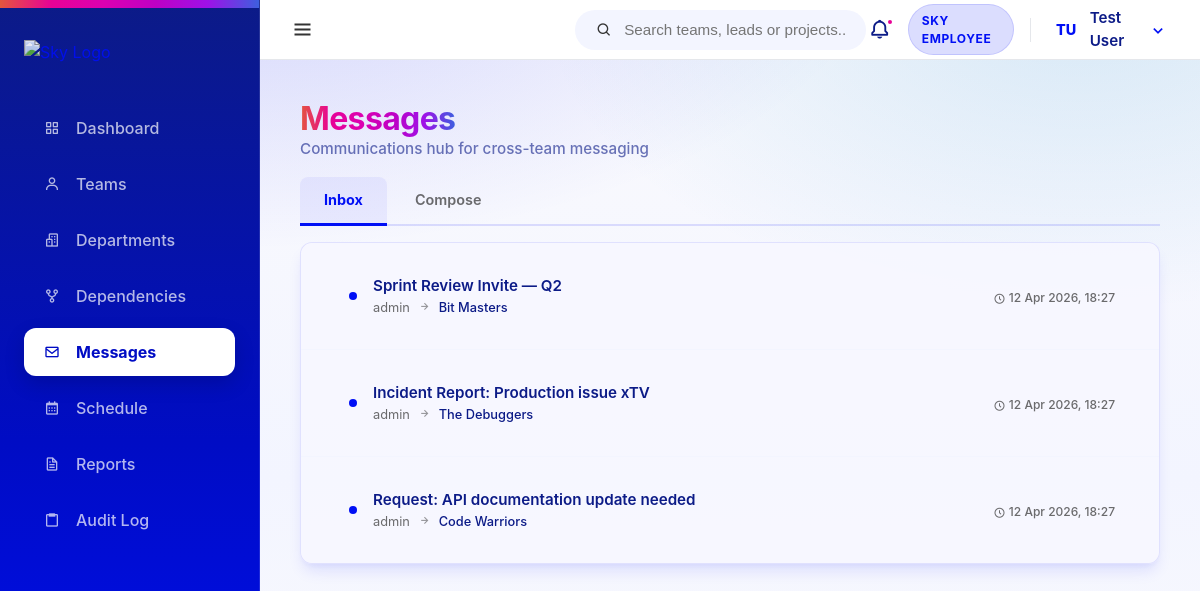
Before: /messages/ (signed in) with the older database file.
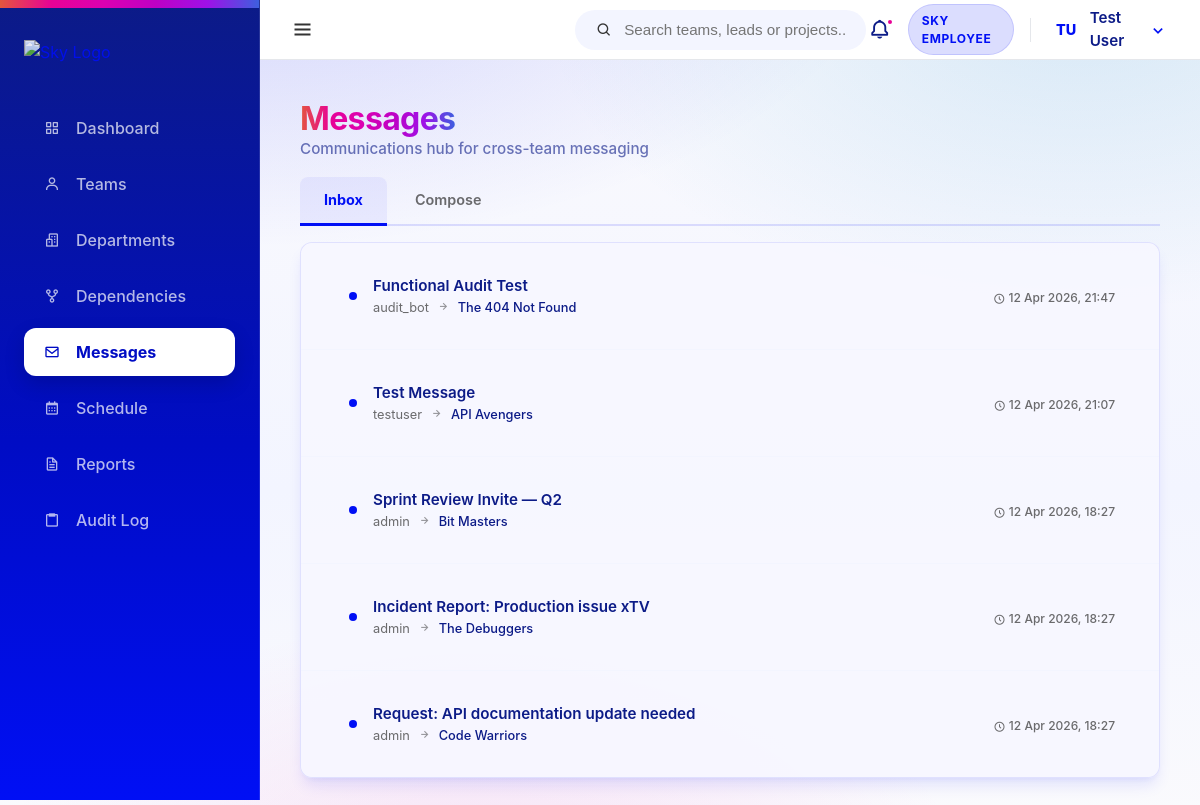
After: the same page with the newer database file.
### core/models.py (models this page shows, shortened)
class Message(models.Model):
    message_id = models.AutoField(primary_key=True)
    sender_user = models.ForeignKey(User, on_delete=models.CASCADE, related_name='sent_messages')
    team = models.ForeignKey(Team, on_delete=models.CASCADE, related_name='received_messages')
    message_subject = models.CharField(max_length=255)
    message_body = models.TextField()
    STATUS_CHOICES = [
        ('draft', 'Draft'),
        ('sent', 'Sent'),
    ]
    message_status = models.CharField(max_length=10, choices=STATUS_CHOICES)
    message_sent_at = models.DateTimeField(null=True, blank=True)

class User(AbstractUser):
    class Meta:
        verbose_name = 'User'
        verbose_name_plural = 'Users'

class Team(models.Model):
    team_id = models.AutoField(primary_key=True)
    department = models.ForeignKey(Department, on_delete=models.CASCADE, related_name='teams')
    team_name = models.CharField(max_length=100)
    mission = models.TextField(blank=True) # High-Fi Requirement
    lead_email = models.EmailField(blank=True) # High-Fi Requirement
    team_leader_name = models.CharField(max_length=100, blank=True)
    work_stream = models.CharField(max_length=100)
    project_name = models.CharField(max_length=100)
    project_codebase = models.CharField(max_length=100)
    status = models.CharField(max_length=50, default='Active')
    tech_tags = models.TextField(blank=True, help_text="Comma separated tags")
    created_at = models.DateTimeField(auto_now_add=True)
    updated_at = models.DateTimeField(auto_now=True)

### messages_app/views.py (the view)
# urls.py: path('', views.inbox, name='inbox'),
@login_required
def inbox(request):
    try:
        all_messages = Message.objects.select_related(
            'sender_user', 'team'
        ).order_by('-message_sent_at')
        teams = Team.objects.all().order_by('team_name')
        context = {
            'all_messages': all_messages,
            'teams': teams,
            'active_tab': 'inbox',
        }
        return render(request, 'messages_app/inbox.html', context)
    except Exception as error:
        django_messages.error(request, f'Error loading inbox: {error}')
        return render(request, 'messages_app/inbox.html', {'all_messages': []})

### templates/messages_app/inbox.html (shortened to what the changed rows need)
{% extends 'base.html' %}
{% block content %}
<div class="flex-between mb-2 animate-slide-up">
    <div>
        <h1 class="spectrum-text" style="font-size: 2rem; letter-spacing: -0.02em;">Messages</h1>
    </div>
</div>
{% if active_tab == 'compose' %}
<div class="card animate-slide-up spell-tilt" style="animation-delay: 0.15s; max-width: 700px;">
    <h3 style="color: var(--sky-header-blue); margin-bottom: 1.5rem;">
        <i class='bx bx-edit' style="margin-right: 0.5rem;"></i> New Message
    </h3>
    <form method="post" action="{% url 'messages_app:compose' %}">
        {% csrf_token %}
        <div class="form-group">
            <label for="compose-team">To (Team)</label>
            <select name="team" class="form-control filter-select" id="compose-team" required>
                <option value="">Select team...</option>
                {% for team in teams %}
                <option value="{{ team.team_id }}" {% if prefill_team and prefill_team.team_id == team.team_id %}selected{% endif %}>{{ team.team_name }}</option>
                {% endfor %}
            </select>
        </div>
        <div class="form-group">
            <label for="compose-subject">Subject</label>
            <input type="text" name="subject" class="form-control" id="compose-subject" placeholder="e.g. Sprint Review Follow-up" required>
        </div>
        <div class="form-group">
            <label for="compose-body">Message</label>
            <textarea name="body" class="form-control" id="compose-body" rows="6" placeholder="Write your message..."></textarea>
        </div>
        <div class="flex gap-1">
            <button type="submit" class="btn btn-primary"><i class='bx bx-send'></i> Send</button>
            <a href="{% url 'messages_app:inbox' %}" class="btn btn-secondary" style="text-decoration: none;">Cancel</a>
        </div>
    </form>
</div>
{% else %}
<div class="card animate-slide-up spell-tilt" style="animation-delay: 0.15s; padding: 0;">
    {% if all_messages %}
    {% for msg in all_messages %}
    <a href="{% url 'messages_app:detail' msg.message_id %}" class="msg-item {% if msg.message_status == 'sent' %}is-unread{% endif %}" style="text-decoration: none; color: inherit; transition: all 0.2s ease;">
        <div class="flex-center gap-2" style="flex: 1; min-width: 0; padding: 1rem 1.5rem; border-bottom: 1px solid var(--sky-border-subtle); border-left: 4px solid transparent;">
            {% if msg.message_status == 'sent' %}<span class="unread-dot"></span>{% endif %}
            <div style="flex: 1; min-width: 0;">
                <div class="flex-center gap-1">
                    <span style="font-weight: 600; font-size: 0.95rem; color: var(--sky-header-blue);">{{ msg.message_subject }}</span>
                </div>
                <div class="flex-center gap-1 mt-025">
                    <span style="font-size: 0.8rem; color: var(--muted-foreground);">
                        {{ msg.sender_user.username }}
                    </span>
                    <i class='bx bx-right-arrow-alt' style="font-size: 0.8rem; opacity: 0.5;"></i>
                    <span style="font-size: 0.8rem; color: var(--sky-header-blue); font-weight: 500;">
                        {{ msg.team.team_name }}
                    </span>
                </div>
            </div>
            <div style="text-align: right; flex-shrink: 0;">
                <span style="font-size: 0.75rem; color: var(--muted-foreground); white-space: nowrap; font-weight: 500;">
                    <i class='bx bx-time-five' style="vertical-align: middle;"></i> {{ msg.message_sent_at|date:"d M Y, H:i" }}
                </span>
            </div>
        </div>
    </a>
    {% endfor %}
    {% else %}
    <div class="empty-state">
        <i class='bx bx-envelope-open'></i>
        <p class="empty-title">Inbox is empty</p>
        <p class="empty-desc">No messages yet. Compose your first message to a team.</p>
    </div>
    {% endif %}
</div>
{% endif %}
{% endblock %}

Changed rows visible on the page:
added Message: message_status "sent" (drawn), message_subject "Functional Audit Test", sender_user.username "audit_bot", team.team_name "The 404 Not Found", message_sent_at "12 Apr 2026, 21:47"
added Message: message_status "sent" (drawn), message_subject "Test Message", sender_user.username "testuser", team.team_name "API Avengers", message_sent_at "12 Apr 2026, 21:07"
